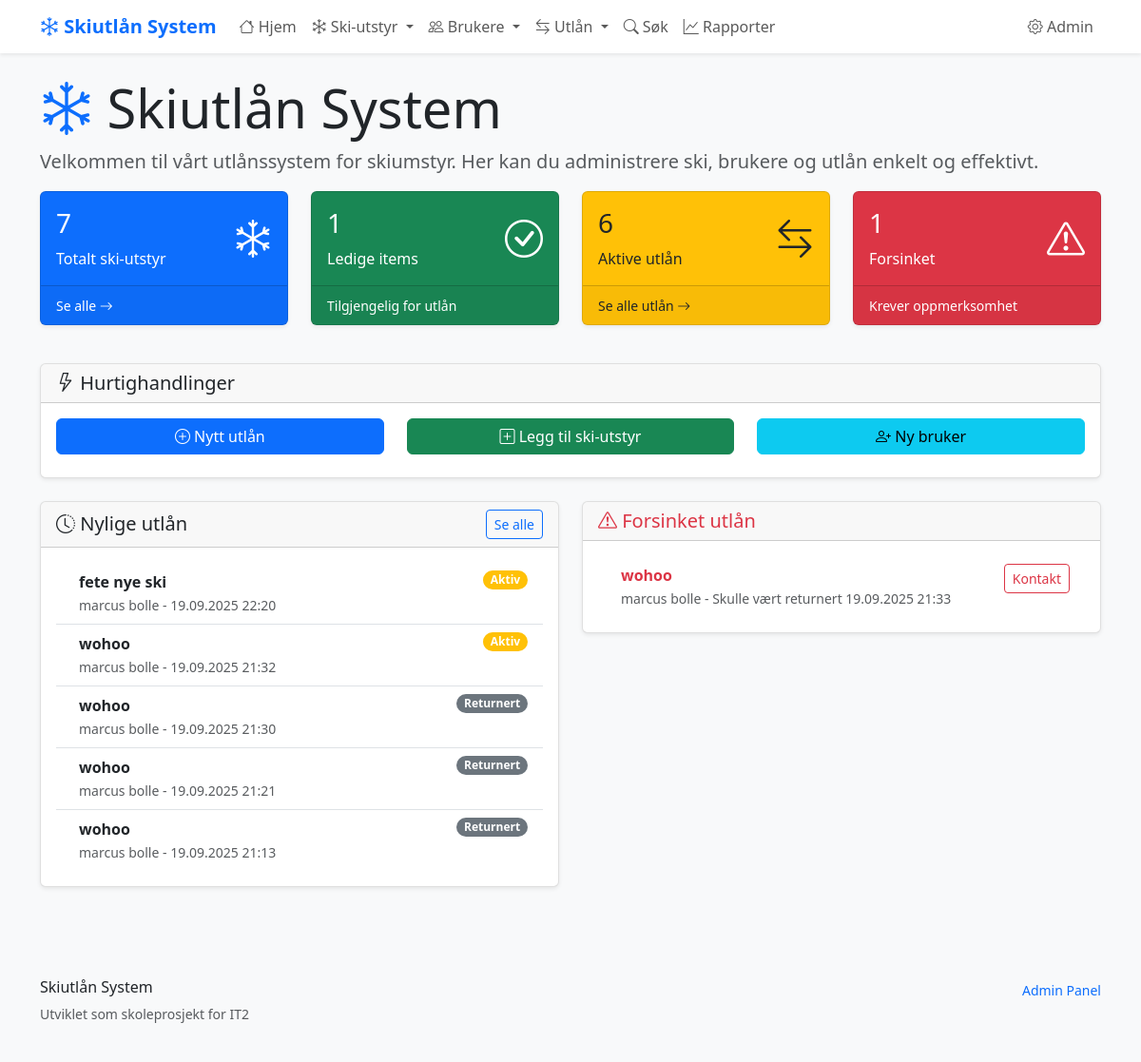
The page / on the database its author committed.
### skiutlan/models.py (models this page shows, shortened)
class Utlan(models.Model):
    bruker = models.ForeignKey(Bruker, on_delete=models.CASCADE)
    ski_item = models.ForeignKey(SkiItem, on_delete=models.CASCADE)
    utlant_dato = models.DateTimeField(auto_now_add=True)
    planlagt_retur = models.DateTimeField()
    returnert_dato = models.DateTimeField(blank=True, null=True)
    @property
    def er_aktivt(self):
        return self.returnert_dato is None

class SkiItem(models.Model):
    SKI_TYPES = [
        ('alpinski', 'Alpinski'),
        ('langrenn', 'Langrennsski'),
        ('snowboard', 'Snowboard'),
        ('stovler', 'Skistøvler'),
        ('staver', 'Skistaver'),
    ]
    navn = models.CharField(max_length=100, help_text="Navn på ski-elementet")
    type_ski = models.CharField(
        max_length=20,
        choices=SKI_TYPES,
        help_text="Type ski-element"
    )
    storrelse = models.IntegerField(
        validators=[MinValueValidator(1), MaxValueValidator(300)],
        help_text="Størrelse i cm for ski/staver, EU-størrelse for støvler"
    )
    tilstand = models.CharField(
        max_length=20,
        choices=[
            ('utmerket', 'Utmerket'),
            ('god', 'God'),
            ('slitt', 'Slitt'),
            ('reparasjon', 'Trenger reparasjon'),
        ],
        default='god'
    )
    opprettet = models.DateTimeField(auto_now_add=True)
    oppdatert = models.DateTimeField(auto_now=True)
    class Meta:
        verbose_name = "Ski-element"
        verbose_name_plural = "Ski-elementer"
        ordering = ['type_ski', 'storrelse']  # Sorterer automatisk

class Bruker(models.Model):
    fornavn = models.CharField(max_length=50)
    etternavn = models.CharField(max_length=50)
    telefon = models.CharField(
        max_length=15,
        unique=True,  # Hver bruker må ha unikt telefonnummer
        help_text="Telefonnummer med landkode (+47)"
    )
    epost = models.EmailField(blank=True, null=True)
    registrert = models.DateTimeField(auto_now_add=True)
    class Meta:
        verbose_name = "Bruker"
        verbose_name_plural = "Brukere"
        ordering = ['etternavn', 'fornavn']
    @property
    def fullt_navn(self):
        return f"{self.fornavn} {self.etternavn}"

### skiutlan/views.py (the view)
# urls.py: path('', views.hjem, name='hjem'),
def hjem(request):
    context = {
        'totalt_ski_items': SkiItem.objects.count(),
        'ledige_items': SkiItem.objects.exclude(id__in=Utlan.objects.filter(returnert_dato__isnull=True).values_list('ski_item_id', flat=True)).count(),
        'aktive_utlan': Utlan.objects.filter(returnert_dato__isnull=True).count(),
        'forsinket_utlan': Utlan.objects.filter(returnert_dato__isnull=True, planlagt_retur__lt=timezone.now())[:5],
        'nylige_utlan': Utlan.objects.order_by('-utlant_dato')[:5],
    }
    return render(request, 'skiutlan/hjem.html', context)

### skiutlan/templates/skiutlan/hjem.html (shortened to what this page needs)
{% extends 'skiutlan/base.html' %}
{% block header %}
<div class="row">
    <div class="col">
        <h1 class="display-4">
            <i class="bi bi-snow text-primary"></i>
            Skiutlån System
        </h1>
        <p class="lead text-muted">
            Velkommen til vårt utlånssystem for skiumstyr.
            Her kan du administrere ski, brukere og utlån enkelt og effektivt.
        </p>
    </div>
</div>
{% endblock %}
{% block content %}
<div class="row mb-4">
    <div class="col-md-3 mb-3">
        <div class="card bg-primary text-white">
            <div class="card-body">
                <div class="d-flex justify-content-between">
                    <div>
                        <h3 class="card-title">{{ totalt_ski_items|default:0 }}</h3>
                        <p class="card-text">Totalt ski-utstyr</p>
                    </div>
                    <div class="align-self-center">
                        <i class="bi bi-snow fs-1"></i>
                    </div>
                </div>
            </div>
            <div class="card-footer">
                <a href="{% url 'skiutlan:ski_item_liste' %}" class="text-white text-decoration-none">
                    <small>Se alle <i class="bi bi-arrow-right"></i></small>
                </a>
            </div>
        </div>
    </div>
    <div class="col-md-3 mb-3">
        <div class="card bg-success text-white">
            <div class="card-body">
                <div class="d-flex justify-content-between">
                    <div>
                        <h3 class="card-title">{{ ledige_items|default:0 }}</h3>
                        <p class="card-text">Ledige items</p>
                    </div>
                    <div class="align-self-center">
                        <i class="bi bi-check-circle fs-1"></i>
                    </div>
                </div>
            </div>
            <div class="card-footer">
                <small>Tilgjengelig for utlån</small>
            </div>
        </div>
    </div>
    <div class="col-md-3 mb-3">
        <div class="card bg-warning text-dark">
            <div class="card-body">
                <div class="d-flex justify-content-between">
                    <div>
                        <h3 class="card-title">{{ aktive_utlan|default:0 }}</h3>
                        <p class="card-text">Aktive utlån</p>
                    </div>
                    <div class="align-self-center">
                        <i class="bi bi-arrow-left-right fs-1"></i>
                    </div>
                </div>
            </div>
            <div class="card-footer">
                <a href="{% url 'skiutlan:utlan_liste' %}" class="text-dark text-decoration-none">
                    <small>Se alle utlån <i class="bi bi-arrow-right"></i></small>
                </a>
            </div>
        </div>
    </div>
    <div class="col-md-3 mb-3">
        <div class="card bg-danger text-white">
            <div class="card-body">
                <div class="d-flex justify-content-between">
                    <div>
                        <h3 class="card-title">{{ forsinket_utlan|length|default:0 }}</h3>
                        <p class="card-text">Forsinket</p>
                    </div>
                    <div class="align-self-center">
                        <i class="bi bi-exclamation-triangle fs-1"></i>
                    </div>
                </div>
            </div>
            <div class="card-footer">
                <small>Krever oppmerksomhet</small>
            </div>
        </div>
    </div>
</div>
<div class="row mb-4">
    <div class="col">
        <div class="card">
            <div class="card-header">
                <h5 class="card-title mb-0">
                    <i class="bi bi-lightning"></i>
                    Hurtighandlinger
                </h5>
            </div>
            <div class="card-body">
                <div class="row">
                    <div class="col-md-4 mb-2">
                        <a href="{% url 'skiutlan:utlan_opprett' %}" class="btn btn-primary w-100">
                            <i class="bi bi-plus-circle"></i>
                            Nytt utlån
                        </a>
                    </div>
                    <div class="col-md-4 mb-2">
                        <a href="{% url 'skiutlan:ski_item_opprett' %}" class="btn btn-success w-100">
                            <i class="bi bi-plus-square"></i>
                            Legg til ski-utstyr
                        </a>
                    </div>
                    <div class="col-md-4 mb-2">
                        <a href="{% url 'skiutlan:bruker_opprett' %}" class="btn btn-info w-100">
                            <i class="bi bi-person-plus"></i>
                            Ny bruker
                        </a>
                    </div>
                </div>
            </div>
        </div>
    </div>
</div>
<div class="row">
    <div class="col-md-6 mb-4">
        <div class="card">
            <div class="card-header d-flex justify-content-between align-items-center">
                <h5 class="card-title mb-0">
                    <i class="bi bi-clock-history"></i>
                    Nylige utlån
                </h5>
                <a href="{% url 'skiutlan:utlan_liste' %}" class="btn btn-sm btn-outline-primary">Se alle</a>
            </div>
            <div class="card-body">
                {% if nylige_utlan %}
                    <div class="list-group list-group-flush">
                        {% for utlan in nylige_utlan %}
                            <div class="list-group-item d-flex justify-content-between align-items-start">
                                <div class="ms-2 me-auto">
                                    <div class="fw-bold">{{ utlan.ski_item.navn }}</div>
                                    <small class="text-muted">
                                        {{ utlan.bruker.fullt_navn }} -
                                        {{ utlan.utlant_dato|date:"d.m.Y H:i" }}
                                    </small>
                                </div>
                                <span class="badge bg-{% if utlan.er_aktivt %}warning{% else %}secondary{% endif %} rounded-pill">
                                    {% if utlan.er_aktivt %}Aktiv{% else %}Returnert{% endif %}
                                </span>
                            </div>
                        {% endfor %}
                    </div>
                {% else %}
                    <p class="text-muted">Ingen nylige utlån å vise.</p>
                {% endif %}
            </div>
        </div>
    </div>
    <div class="col-md-6 mb-4">
        <div class="card">
            <div class="card-header d-flex justify-content-between align-items-center">
                <h5 class="card-title mb-0 text-danger">
                    <i class="bi bi-exclamation-triangle"></i>
                    Forsinket utlån
                </h5>
            </div>
            <div class="card-body">
                {% if forsinket_utlan %}
                    <div class="list-group list-group-flush">
                        {% for utlan in forsinket_utlan %}
                            <div class="list-group-item d-flex justify-content-between align-items-start">
                                <div class="ms-2 me-auto">
                                    <div class="fw-bold text-danger">{{ utlan.ski_item.navn }}</div>
                                    <small class="text-muted">
                                        {{ utlan.bruker.fullt_navn }} -
                                        Skulle vært returnert {{ utlan.planlagt_retur|date:"d.m.Y H:i" }}
                                    </small>
                                </div>
                                <a href="{% url 'skiutlan:utlan_detalj' utlan.id %}" class="btn btn-sm btn-outline-danger">
                                    Kontakt
                                </a>
                            </div>
                        {% endfor %}
                    </div>
                {% else %}
                    <div class="text-center text-success">
                        <i class="bi bi-check-circle fs-1"></i>
                        <p class="mt-2">Ingen forsinket utlån! 🎉</p>
                    </div>
                {% endif %}
            </div>
        </div>
    </div>
</div>
{% endblock %}

### skiutlan/templates/skiutlan/base.html (style rules this page uses)
:root { --primary-color: #0d6efd; --secondary-color: #6c757d; --success-color: #198754; --warning-color: #ffc107; --danger-color: #dc3545; }
body { font-family: 'Segoe UI', Tahoma, Geneva, Verdana, sans-serif; background-color: #f8f9fa; }
.card { box-shadow: 0 0.125rem 0.25rem rgba(0, 0, 0, 0.075); border: 1px solid rgba(0, 0, 0, 0.125); }

### rows shown on the page
Utlan: ski_item.navn "fete nye ski", bruker.fullt_navn "marcus bolle", utlant_dato "19.09.2025 22:20", shows "Aktiv"
Utlan: ski_item.navn "wohoo", bruker.fullt_navn "marcus bolle", utlant_dato "19.09.2025 21:32", shows "Aktiv", planlagt_retur "19.09.2025 21:33"
Utlan: ski_item.navn "wohoo", bruker.fullt_navn "marcus bolle", utlant_dato "19.09.2025 21:30", shows "Returnert"
Utlan: ski_item.navn "wohoo", bruker.fullt_navn "marcus bolle", utlant_dato "19.09.2025 21:21", shows "Returnert"
Utlan: ski_item.navn "wohoo", bruker.fullt_navn "marcus bolle", utlant_dato "19.09.2025 21:13", shows "Returnert"

### other values the page prints
{{ totalt_ski_items|default:0 }} "7"
{{ ledige_items|default:0 }} "1"
{{ aktive_utlan|default:0 }} "6"
{{ forsinket_utlan|length|default:0 }} "1"
